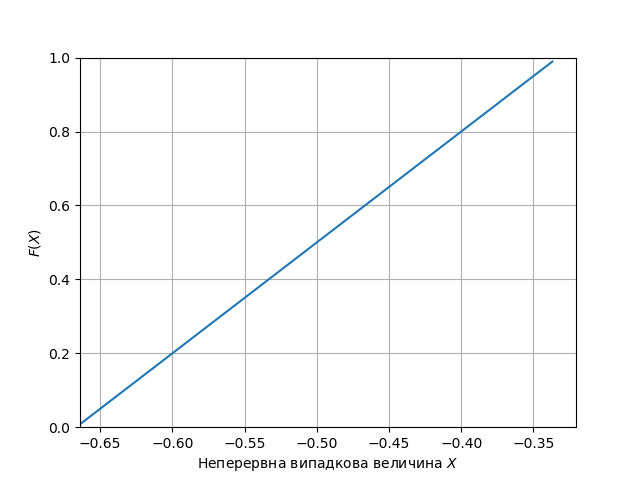

Recreate this plot in Python.
#!/usr/bin/env python3
# -*- coding: utf-8 -*-
r"""
1. Знайти функцію вигляду X = F^{-1}(\xi), використовуючи метод оберненої
функції.
(Варіант №8: F(x) = x^3)

2. Побудувати імітаційну модель отримання системи неперервних випадкових
величин, що мають рівномірний розподіл на проміжку [0; 1] (використати ГПВЧ).

3. На основі отриманих значень системи неперервних випадкових величин,
в створеній програмі побудувати графік функції розподілу F(x) неперервної
випадкової величини X за методом оберненої функції.

4. Знайти ймовірність того, що неперервна випадкова величина X прийме
значення, яке належить інтервалу [a; b].
(Варіант №8: a = 0.5; b = 0.9)
"""
import math
import random
import matplotlib.pyplot as plt
import multiprocessing as mp


def split_list_of_points(lofp):
    """
    Розділяє список точок у вигляді [(x1, y1), (x2, y2), (x3, y3), ...]
    у два кортежі: x = (x1, x2, x3, ...), y = (y1, y2, y3, ...)
    """
    x, y = zip(*lofp)
    return x, y


def calc_x_in_ab_prob(f, a, b):
    r"""
    Обчислює ймовірність того, що значення зі списку `X` попадають в інтервал
    [a, b]

    :param f: початкова, не обернена функція, за якою обчислюється ймовірність
        попадання в інтервал
    :type func:
    :param a: нижня границя інтервалу (включно)
    :type float:
    :param b: верхня границя інтервалу (включно)
    :type float:
    :returns: ймовірність того, що значення попадають в інтервал $[a, b]$
    :rtype float:
    """
    # Знаходимо менше і більше значення, щоб уникнути зворотних інтервалів
    lesser_val, greater_val = sorted([a, b])
    return f(greater_val) - f(lesser_val)


def plot_prob_func(X, xi, xlabel=r'$X$', ylabel=r'$\xi$'):
    r""" Будує графік функції ймовірностей

    :param X: значення $X$ — ймовірності
    :type X: list
    :param xi: значення $\xi$ — значення, отримані з генератора
        псевдовипадкових чисел
    :type xi: list
    :param xlabel: підпис для осі абсцис
    :type str:
    :param ylabel: підпис для осі ординат
    :type str:
    """
    fig = plt.figure(1)

    ax = fig.add_subplot(111)
    ax.plot(X, xi)
    ax.set_xlabel(xlabel)
    ax.set_ylabel(ylabel)
    # На осі OX знаходяться значення випадкової змінної, тому для наочності
    # обмежуватимемо лише мінімальним значенням
    ax.set_xlim(min(X), None)
    # На осі OY знаходяться значення ймовірності, тому для наочності завжди
    # обмежуватимемо інтервалом [0.0, 1.0]
    ax.set_ylim(0.0, 1.0)
    plt.grid()
    plt.show()
    return


def run_lab(parent_func, inverted_func, a, b, rand_count=50):
    """
    Запускає завдання лабораторної роботи на виконання

    :param parent_func: початкова функція, задана в завданні на роботу
    :type func:
    :param inverted_func: обернена функція, обчислена власноруч
    :type func:
    :param a: нижня границя інтервалу (включно)
    :type float:
    :param b: верхня границя інтервалу (включно)
    :type float:
    :param rand_count: кількість випадкових значень, які мають бути згенеровані
        для системи неперервних випадкових величин
    :type int:
    """
    # Завдання 2: створити RAND_COUNT випадкових значень, рівномірно
    # розподілених на інтервалі [0.0, 1.0)
    print('\n# Task 2 part 1: random values')

    rand_vals = [random.random() for _ in range(rand_count)]

    print('rand_vals = {}'.format(rand_vals))

    # Створити систему неперервних випадкових змінних, такого вигляду
    # (<випадкова змінна>, <значення оберненої функції для випадкової змінної>)
    print('\n# Task 2 part 2: system of continuous random variables')
    system_crv = sorted([(val, inverted_func(val)) for val in rand_vals])

    # Вивести заголовок для системи неперервних випадкових змінних
    print('{:->14}'.format(''))
    print('{:>6} |{:>6}'.format('xi', 'X'))
    print('{:->14}'.format(''))

    # Print xi, X values in the system
    # Вивести значення $\xi$, $X$ із СНВВ
    for xi, X in system_crv:
        print('{:.4f}, {:.4f}'.format(xi, X))

    xi, X = split_list_of_points(system_crv)

    # Завдання 3: побудувати графік функції ймовірностей
    print('\n# Task 3: plot the probability function'
          '\n(Running in the background)')

    # Create a process for plotting the function
    # Створюємо процес для побудови графіку функції
    p = mp.Process(
        target=plot_prob_func,
        args=(X, xi,
              r'Неперервна випадкова величина $X$',
              r'$F(X)$')
    )
    p.start()  # Запускаємо створений процес фоном

    # Завдання 4: визначити ймовірність, що величини з $X$ попадають в інтервал
    # $[a, b]$
    print('\n# Task 4: probability that X is in [a; b]')
    p = calc_x_in_ab_prob(parent_func, a, b)
    print('p(X in [{}, {}]) = {}'.format(a, b, p))


def main():
    # Оголошуємо параметри, дані у завданні варіанта
    def parent_func(x): return 2 + 3*x
    a, b = -0.5, -0.3

    # Завдання 1: визначити обернену функцію
    #
    # \xi = 3x + 2
    # 3x = \xi - 2
    # x = (\xi - 2)/3
    # Міняємо місцями x і \xi
    # \xi = (x-2) / 3
    def inv_func(x): return (x-2)/3

    # Запустити моделювання із заданими у варіанті параметрами та 100
    # випадковими величинами
    run_lab(parent_func, inv_func, a, b, rand_count=100)


if __name__ == '__main__':
    main()
